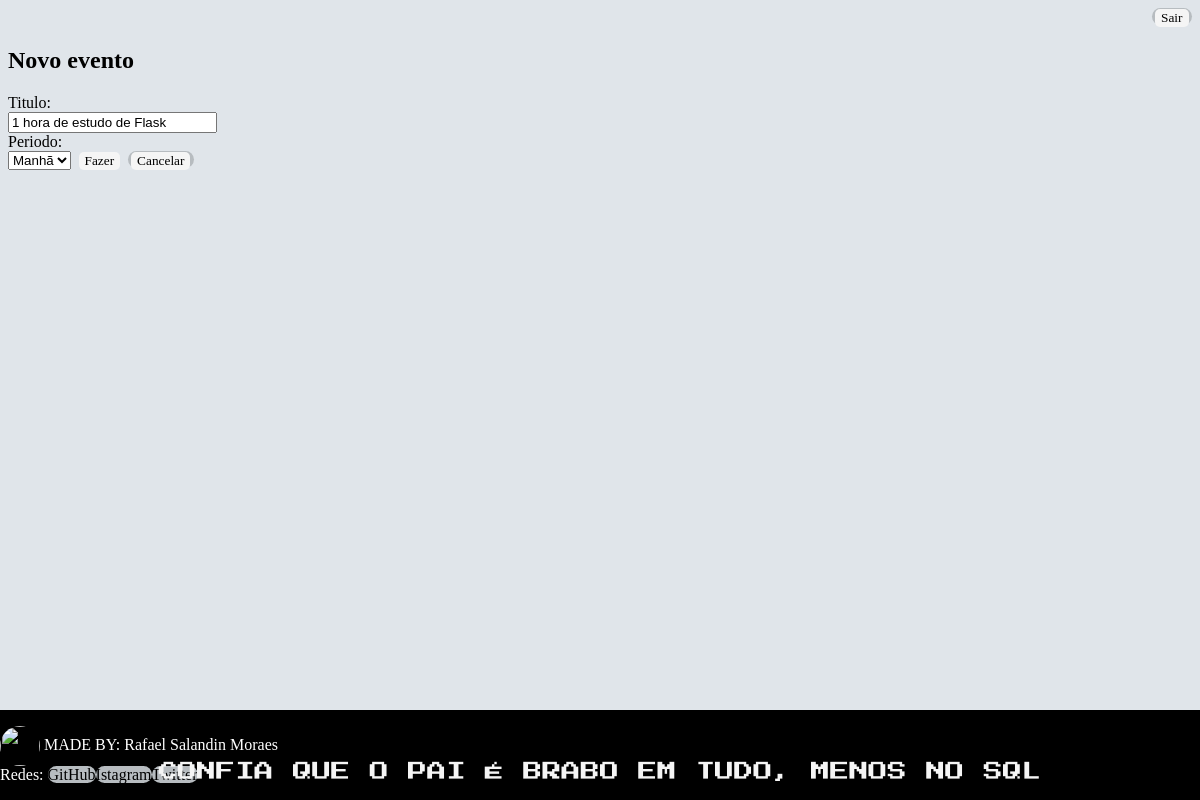
/AgendaTOP/Create/?id=22, run on an earlier commit of the app's database.
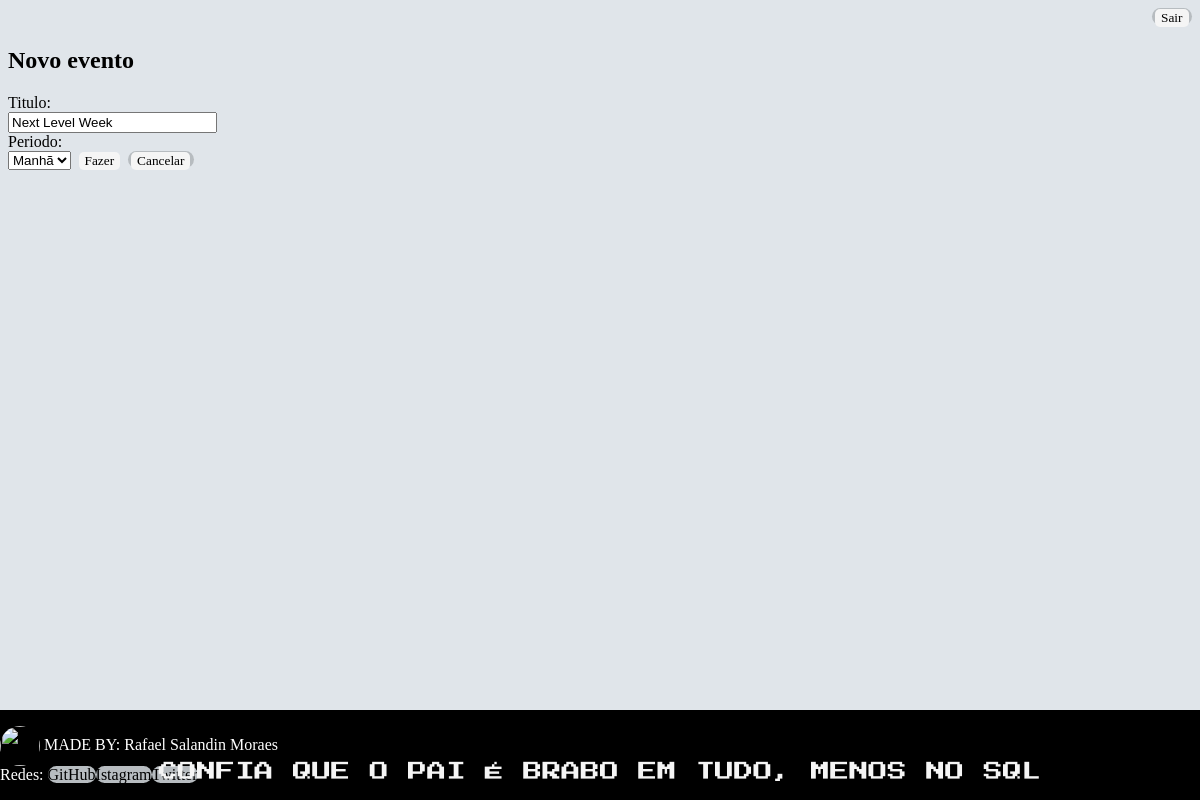
And on a later commit of the database.
### OrganizaçãodesseCorno/models.py (models this page shows, shortened)
class what_I_need_to_do(models.Model):
    titulo = models.CharField(max_length=100)
    descrição = models.TextField(blank=True, null=True)
    time = models.CharField(max_length=100, default='SOME STRING')
    usuario = models.ForeignKey(User, on_delete=models.CASCADE)
    class Meta:
        db_table = 'what'

### OrganizaçãodesseCorno/views.py (the view)
# urls.py: path('AgendaTOP/Create/', views.create),
def create(request):
    id_evento = request.GET.get('id')
    dados = {}
    if id_evento:
        dados['need'] = what_I_need_to_do.objects.get(id=id_evento)
    return render(request,'Create.html', dados)

### Template/Create.html (shortened to what this page needs)
{% extends "Model_P.html" %}
{% block content %}
    <h2>Novo evento</h2>
    <form action="submit" method="post">{% csrf_token %}
        <label>Titulo:</label><br>
            <input type="text" name="titulo" size="23" value="{{ need.titulo }}"><br>
        <label>Periodo:</label><br>
            <select name="time">
                <option>Manhã</option>
            </select>
        <button type="submit">Fazer</button>
        <a href="/">
            <button type="button">Cancelar</button>
        </a>
    </form>
{% endblock %}

What changed in the data, as far as the page shows it:
changed what_I_need_to_do: titulo "1 hora de estudo de Flask" → "Next Level Week"
